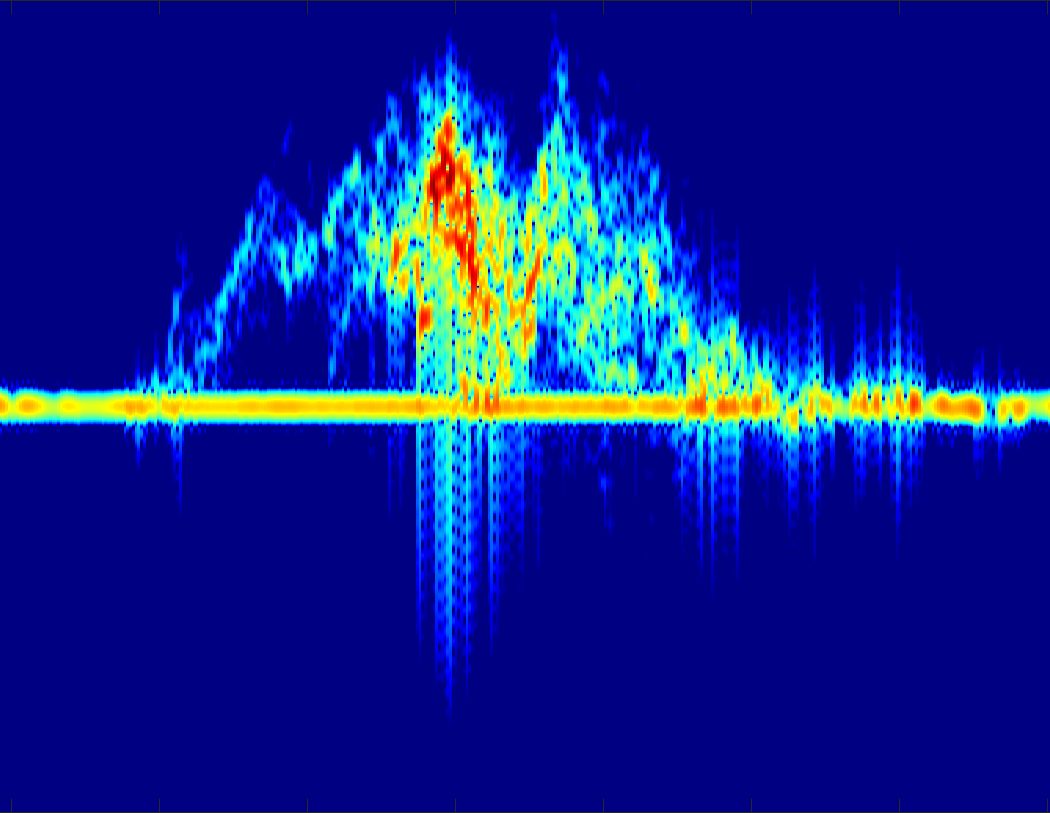
#> input picture pictures_with_shift_crop/shifted_picture_gray_1.png, 1050 x 813 px, given as the content of the folder ./pictures_with_shift, which was not available
$ python crop.py   (older library calls are emulated)
#> lines starting #> are read from the running program, lines starting #| are printed output that depends on the picture
import numpy as np
import cv2
from scipy.signal import correlate
from skimage.metrics import structural_similarity as compare_ssim
import cv2
import os

path="./pictures_with_shift"
pictures_path=[]
for file in os.listdir(f"{path}"):
    if file.endswith('.png'):
        pictures_path.append(f"{path}/{file}")

i=0
for file in pictures_path:
    image = cv2.imread(file)
#> image is the input picture: shape (813, 1050, 3); mean B, G, R 143.4, 33.6, 15.3
    cropped_image = image[0:813, 131:1181]
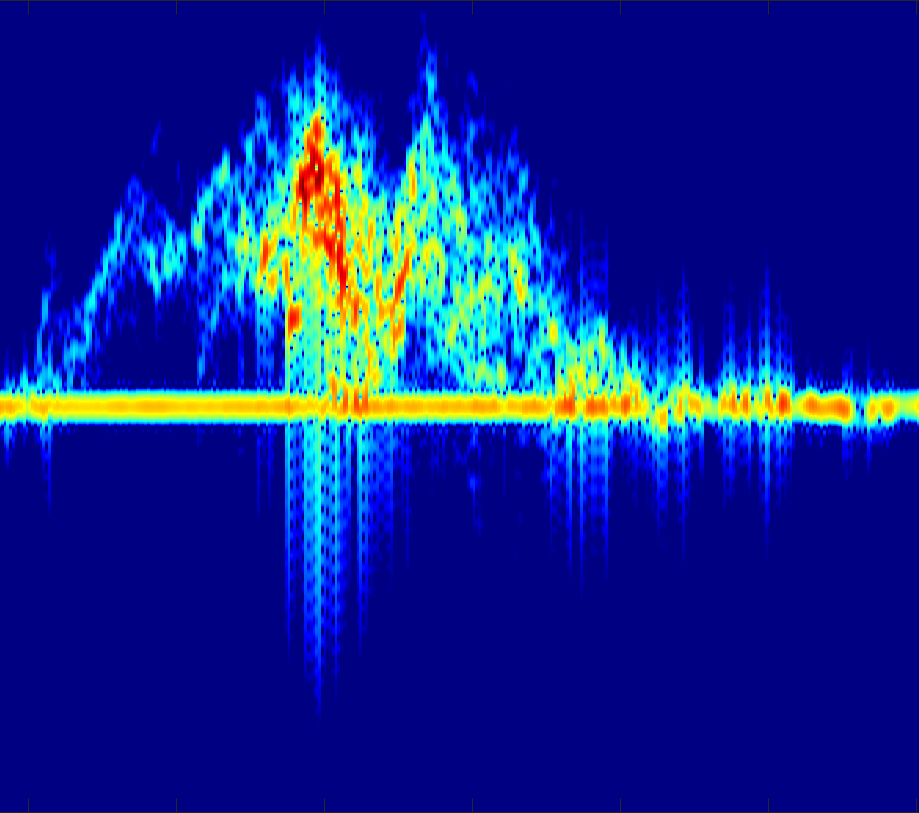
#> cropped_image: shape (813, 919, 3); mean B, G, R 145.2, 36.9, 16.6
    cv2.imwrite(f"./pictures_with_shift_crop/shifted_picture_gray_{i}.png", cropped_image)
    i+=1

$ run again, on pictures_with_shift_crop/shifted_picture_gray_13.png
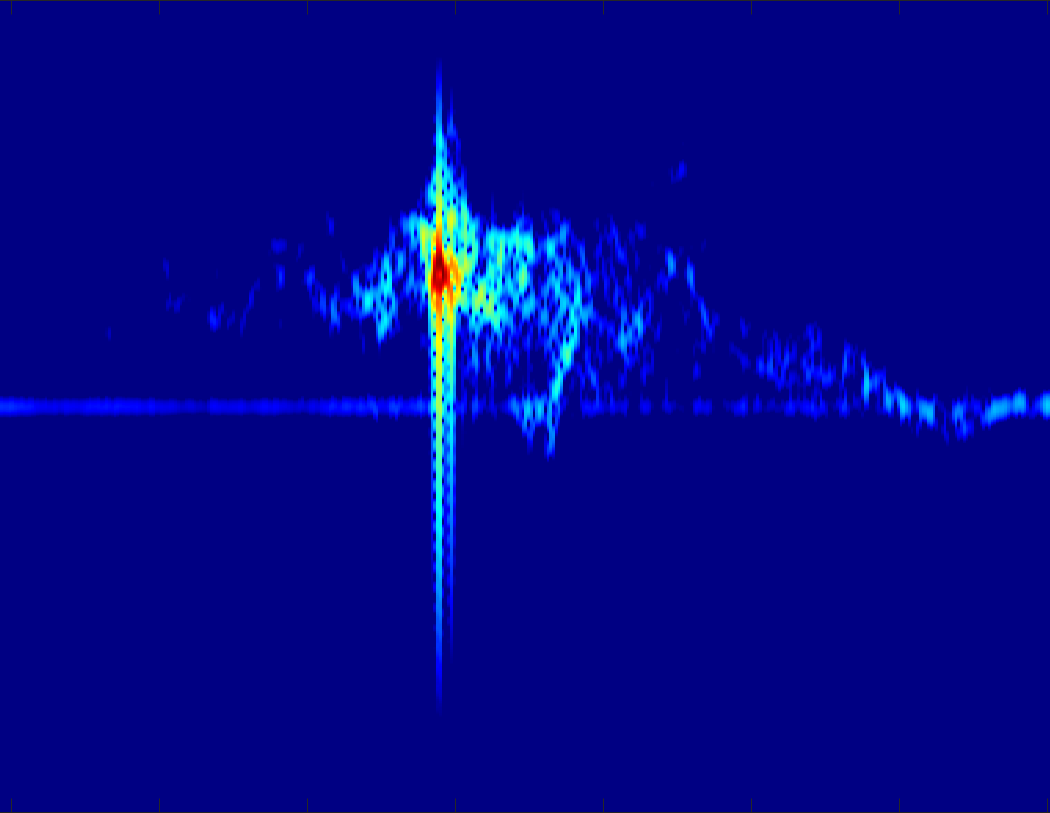
#> input picture pictures_with_shift_crop/shifted_picture_gray_13.png, 1050 x 813 px, given as the content of the folder ./pictures_with_shift, which was not available
#> image is the input picture: shape (813, 1050, 3); mean B, G, R 138.5, 6.2, 1.3
#> `cropped_image = image[0:813, 131:1181]`:
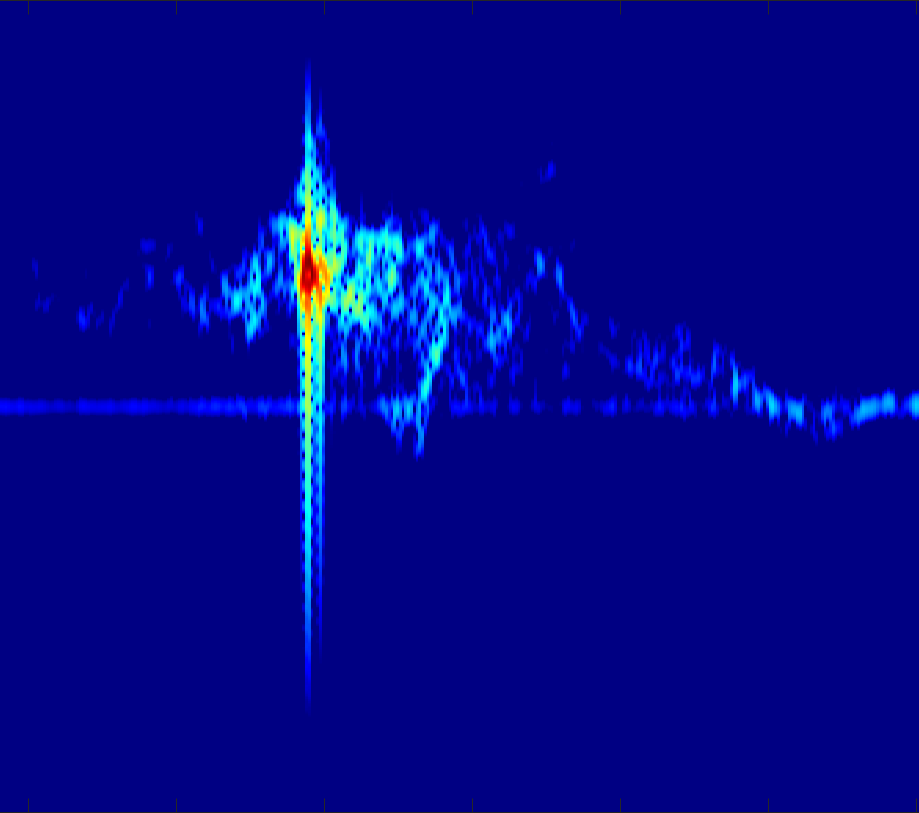
#> cropped_image: shape (813, 919, 3); mean B, G, R 139.3, 7.1, 1.5

$ run again, on pictures_with_shift_crop/shifted_picture_gray_14.png
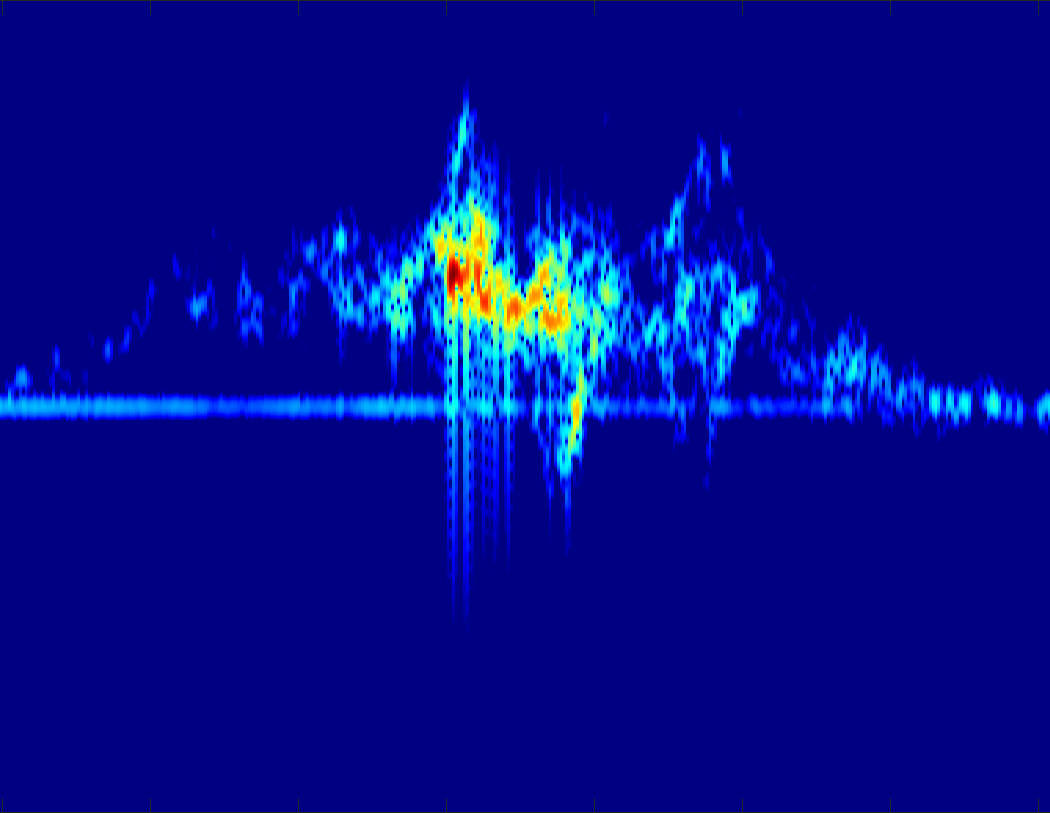
#> input picture pictures_with_shift_crop/shifted_picture_gray_14.png, 1050 x 813 px, given as the content of the folder ./pictures_with_shift, which was not available
#> image is the input picture: shape (813, 1050, 3); mean B, G, R 143.2, 12.7, 2.8
#> `cropped_image = image[0:813, 131:1181]`:
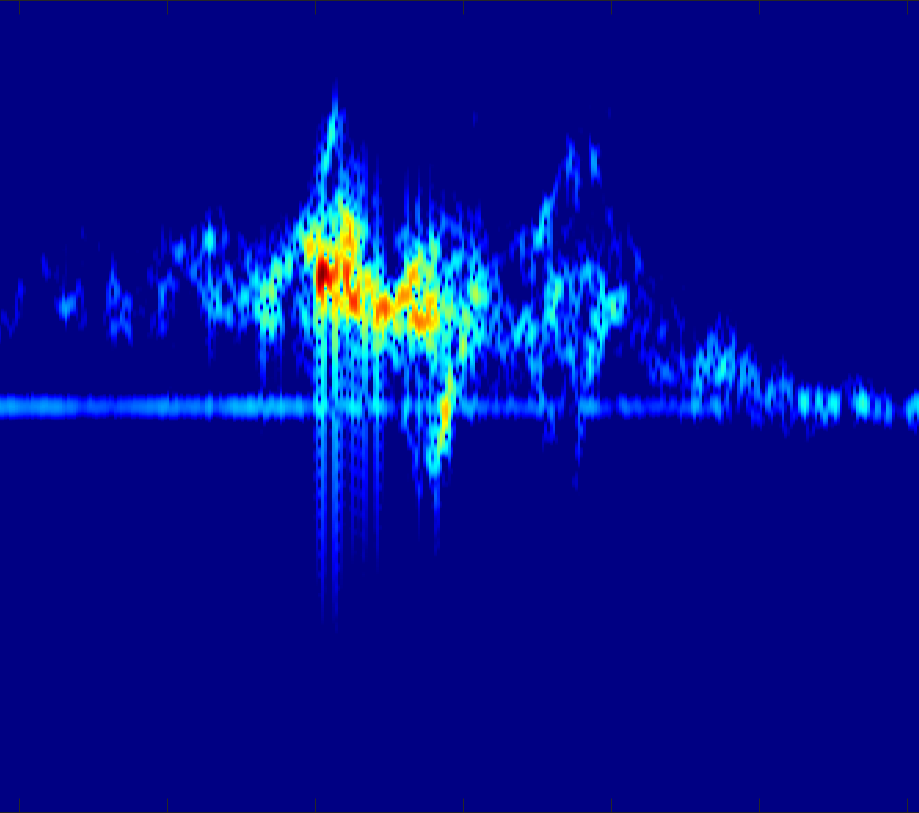
#> cropped_image: shape (813, 919, 3); mean B, G, R 144.2, 14, 3.2
